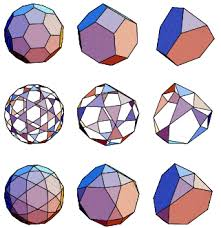
#> input picture images.jpeg, 221 x 228 px, found by its file name
$ python contrast.py ../images.jpeg ../input.jpg
#> lines starting #> are read from the running program, lines starting #| are printed output that depends on the picture
#!/usr/bin/python

import sys
import numpy as np
import cv2

global FILE_NAME
global FILE_NAME_CONTRAST
FILE_NAME = './uploads/' + str(sys.argv[1])
FILE_NAME_CONTRAST = './uploads/' + str(sys.argv[2])

def getImage(fileName):
#> called with fileName = './uploads/../images.jpeg'
  global FILE_NAME
  image = cv2.imread(FILE_NAME)
#> image is the input picture: shape (228, 221, 3); mean B, G, R 206.2, 195.8, 206.3
  return image

def toGrayScale(array):
  return np.dot(array[...,:3], [0.3, 0.59, 0.11])
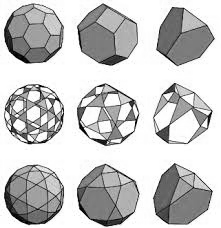
#> returned value: shape (228, 221) float64; min 0, max 255, mean 200.1

def getHistogram(array):
  height, width = array.shape
#> height = 228; width = 221
  countOfPixels = height * width
#> countOfPixels = 50388
  histogram = np.zeros((height, width))

  countOfRepeat = np.zeros(256)

  for row in range(height):
    for col in range(width):
      if countOfRepeat[int(array[row][col])] < 255:
        countOfRepeat[int(array[row][col])] += 1

  return countOfRepeat

arrayOfPixels = getImage(FILE_NAME)
grayscale = toGrayScale(arrayOfPixels)
histogram = getHistogram(grayscale)
#> histogram = 256 values, max 255 at index 122, min 15 at index 10, mean 96.43
height, width, depth = arrayOfPixels.shape
#> height = 228; width = 221; depth = 3

minH = np.amin(grayscale)
#> minH = 0
maxH = np.amax(grayscale)
#> maxH = 255

lol = np.zeros((height, width, depth))

for row in range(height):
  for col in range(width):
    lol[row][col] = ((arrayOfPixels[row][col] - minH) / (maxH - minH) * 255)

cv2.imwrite(FILE_NAME_CONTRAST, lol)
